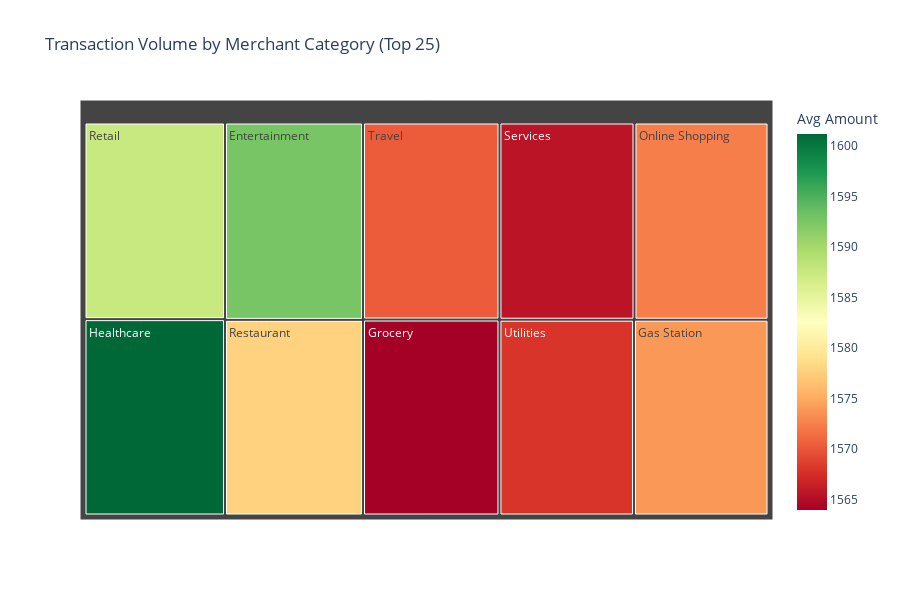

Notebook code for this chart:
### Markdown cell above
### Transaction Category Treemap

### Code cell
transaction_category_treemap_query = "SELECT * FROM gold.analytics_transaction_by_category ORDER BY total_volume DESC LIMIT 25"
transaction_category_treemap_df = fetch_data(transaction_category_treemap_query)


fig = px.treemap(
    transaction_category_treemap_df,
    path=['merchant_category'],
    values='total_volume',
    color='avg_amount',
    hover_data={
        'transaction_count': ':,',
        'total_volume': ':$,.2f',
        'avg_amount': ':$,.2f',
        'unique_customers': ':,'
    },
    title='Transaction Volume by Merchant Category (Top 25)',
    color_continuous_scale='RdYlGn',
    labels={'total_volume': 'Total Volume', 'avg_amount': 'Avg Amount'}
)

fig.update_layout(height=600)

### Figure 1 — Plotly figure (JSON) as saved in the notebook; plotly's stock layout.template omitted (floating-point values rounded to 4 significant figures)
{"data": [{"branchvalues": "total", "customdata": [["12871", 20430000.0, 1588.0, "8751"], ["12744", 20410000.0, 1601.0, "8672"], ["12650", 20150000.0, 1593.0, "8659"], ["12657", 19970524, 1578.0, "8643"], ["12661", 19880000.0, 1570.0, "8705"], ["12646", 19780000.0, 1564.0, "8719"], ["12582", 19700000.0, 1566.0, "8634"], ["12431", 19550000.0, 1572.0, "8613"], ["12424", 19480000.0, 1568.0, "8714"], ["12376", 19479083, 1574.0, "8556"]], "domain": {"x": [0, 1], "y": [0, 1]}, "hovertemplate": "labels=%{label}<br>Total Volume=%{customdata[1]:$,.2f}<br>parent=%{parent}<br>id=%{id}<br>transaction_count=%{customdata[0]:,}<br>Avg Amount=%{color:$,.2f}<br>unique_customers=%{customdata[3]:,}<extra></extra>", "ids": ["Retail", "Healthcare", "Entertainment", "Restaurant", "Travel", "Grocery", "Services", "Online Shopping", "Utilities", "Gas Station"], "labels": ["Retail", "Healthcare", "Entertainment", "Restaurant", "Travel", "Grocery", "Services", "Online Shopping", "Utilities", "Gas Station"], "marker": {"coloraxis": "coloraxis", "colors": [1588.0, 1601.0, 1593.0, 1578.0, 1570.0, 1564.0, 1566.0, 1572.0, 1568.0, 1574.0]}, "name": "", "parents": ["", "", "", "", "", "", "", "", "", ""], "type": "treemap", "values": [20430000.0, 20410000.0, 20150000.0, 19970000.0, 19880000.0, 19780000.0, 19700000.0, 19550000.0, 19480000.0, 19480000.0]}], "layout": {"coloraxis": {"colorbar": {"title": {"text": "Avg Amount"}}, "colorscale": [[0, "rgb(165,0,38)"], [0.1, "rgb(215,48,39)"], [0.2, "rgb(244,109,67)"], [0.3, "rgb(253,174,97)"], [0.4, "rgb(254,224,139)"], [0.5, "rgb(255,255,191)"], [0.6, "rgb(217,239,139)"], [0.7, "rgb(166,217,106)"], [0.8, "rgb(102,189,99)"], [0.9, "rgb(26,152,80)"], [1, "rgb(0,104,55)"]]}, "height": 600, "legend": {"tracegroupgap": 0}, "title": {"text": "Transaction Volume by Merchant Category (Top 25)"}}}
